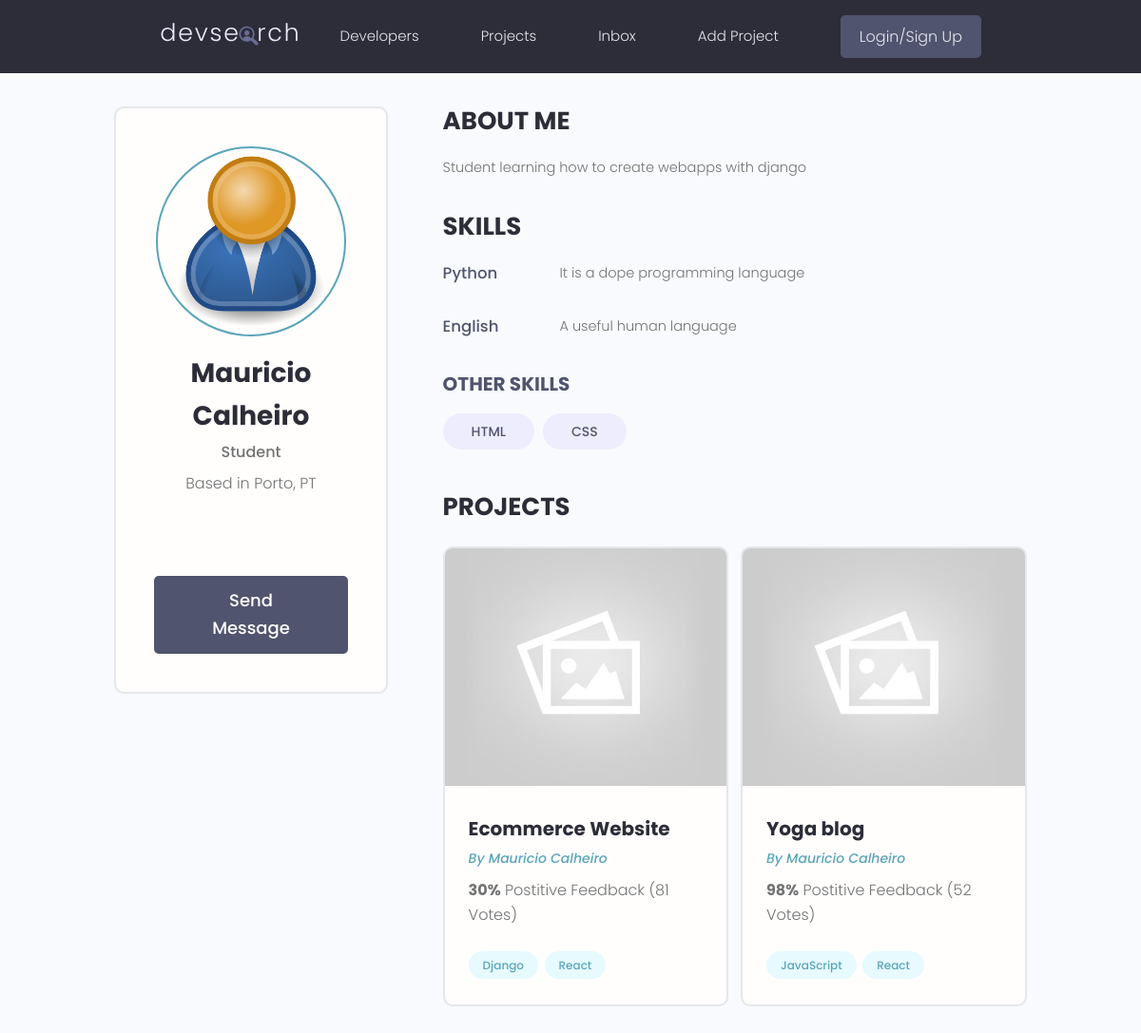
/profile/7011244f-f736-40b1-a707-8a061bf98466/, run on an earlier commit of the app's database.
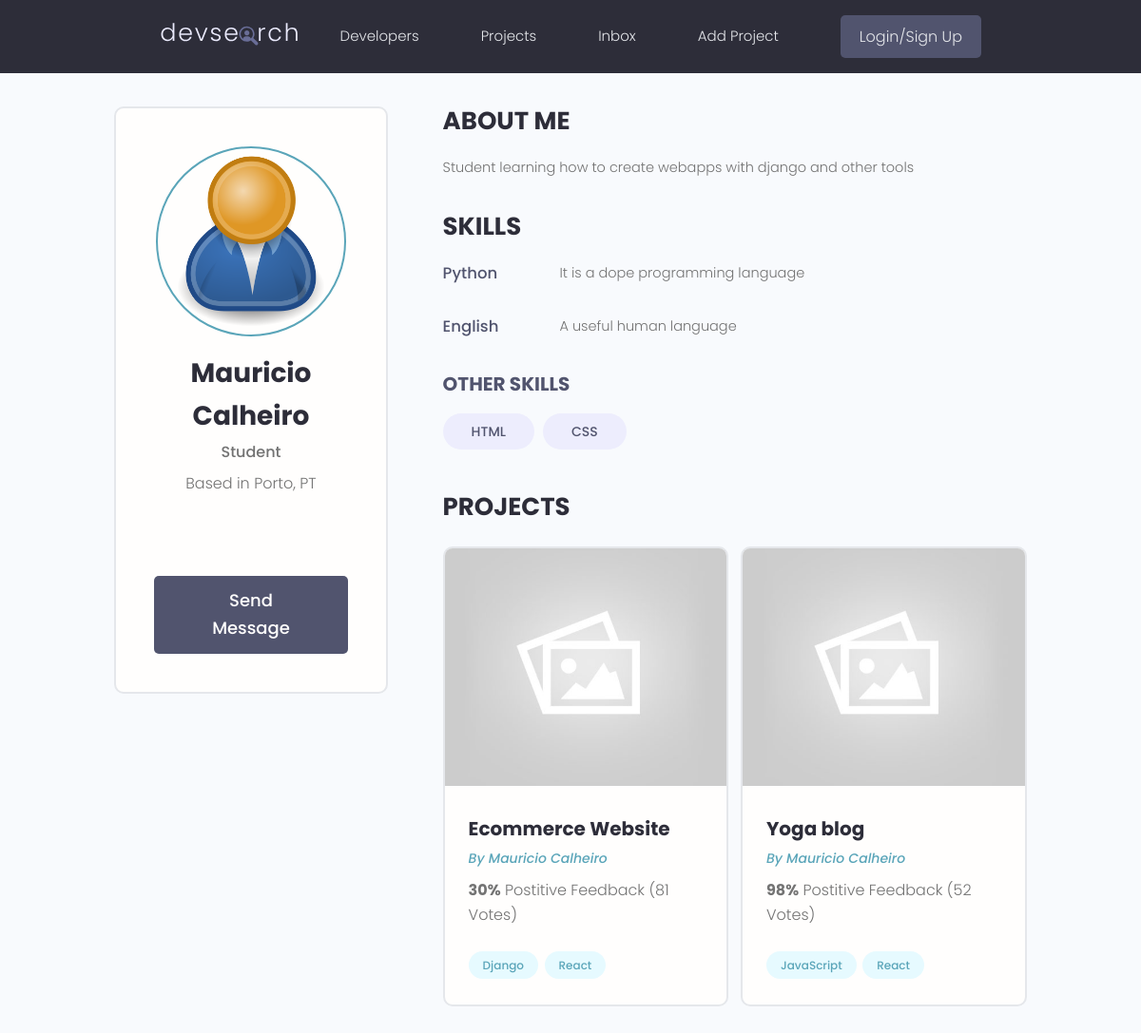
And on a later commit of the database.
### users/models.py (models this page shows, shortened)
class Profile(models.Model):
    user = models.OneToOneField(User, on_delete=models.CASCADE, null=True, blank=True)
    name = models.CharField(max_length=200, blank=True, null=True)
    email = models.EmailField(max_length=500, blank=True, null=True)
    username = models.CharField(max_length=200, blank=True, null=True)
    location = models.CharField(max_length=200, blank=True, null=True)
    short_intro = models.CharField(max_length=200, blank=True, null=True)
    bio = models.TextField(blank=True, null=True)
    profile_image = models.ImageField(blank=True, null=True, upload_to='profiles/', default='profiles/user-default.png')
    social_github = models.CharField(max_length=200, blank=True, null=True)
    social_twitter = models.CharField(max_length=200, blank=True, null=True)
    social_linkedin = models.CharField(max_length=200, blank=True, null=True)
    social_youtube = models.CharField(max_length=200, blank=True, null=True)
    social_website = models.CharField(max_length=200, blank=True, null=True)
    created = models.DateField(auto_now_add=True)
    id = models.UUIDField(default=uuid.uuid4, unique=True, primary_key=True, editable=False)

### users/views.py (the view)
# urls.py: path('profile/<str:pk>/', views.userProfile, name='user-profile'),
def userProfile(request, pk):
    profile = Profile.objects.get(id=pk)
    topSkills = profile.skill_set.exclude(description__exact='')
    otherSkills = profile.skill_set.filter(description='')
    context = {'profile':profile, 'topSkills':topSkills, 'otherSkills':otherSkills}
    return render(request, 'users/user-profile.html', context=context)

### projects/models.py (called while the page is built)
    def __str__(self):
        return self.name

### users/templates/users/user-profile.html (shortened to what this page needs)
{% extends 'main.html' %}
{% block content %}
  <main class="profile my-md">
    <div class="container">
      <div class="layout">
        <div class="column column--1of3">
          <div class="card text-center">
            <div class="card__body dev">
              <img class="avatar avatar--xl" src="{{profile.profile_image.url}}" />
              <h2 class="dev__name">{{profile.name}}</h2>
              <p class="dev__title">{{profile.short_intro|slice:'60'}}</p>
              <p class="dev__location">Based in {{profile.location}}</p>
              <ul class="dev__social">
              </ul>
              <a href="#" class="btn btn--sub btn--lg">Send Message </a>
            </div>
          </div>
        </div>
        <div class="column column--2of3">
          <div class="devInfo">
            <h3 class="devInfo__title">About Me</h3>
            <p class="devInfo__about">{{profile.bio}}</p>
          </div>
          <div class="devInfo">
            <h3 class="devInfo__title">Skills</h3>
            <div class="devInfo__skills">
                {% for skill in topSkills %}
                <div class="devSkill">
                  <h4 class="devSkill__title">{{skill.name}}</h4>
                  <p class="devSkill__info">{{skill.description}}</p>
                </div>
                {% endfor %}
                <h3 class="devInfo__subtitle">Other Skills</h3>
                <div class="devInfo__otherSkills">
                {% for skill in otherSkills %}
                  <span class="tag tag--pill tag--sub tag--lg">
                    <small>{{skill.name}}</small>
                  </span>
                  {% endfor %}
                </div>
            </div>
          </div>
          <div class="devInfo">
            <h3 class="devInfo__title">Projects</h3>
            <div class="grid grid--two">
                {% for project in profile.project_set.all %}
                <div class="column">
                  <div class="card project">
                    <a href="{% url 'project' project.id %}" class="project">
                      <img class="project__thumbnail" src="{{project.featured_image.url}}" alt="project thumbnail" />
                      <div class="card__body">
                        <h3 class="project__title">{{project.title}}</h3>
                        <p><a class="project__author" href="{% url 'user-profile' profile.id %}">By {{project.owner.name}}</a></p>
                        <p class="project--rating">
                          <span style="font-weight: bold;">{{project.vote_ratio}}%</span> Postitive
                          Feedback ({{project.vote_total}} Vote{{project.vote_total|pluralize:"s"}})
                        </p>
                        <div class="project__tags">
                            {% for tag in project.tags.all %}
                            <span class="tag tag--pill tag--main">
                              <small>{{tag}}</small>
                            </span>
                            {% endfor %}
                        </div>
                      </div>
                    </a>
                  </div>
                </div>
                {% endfor %}
            </div>
          </div>
        </div>
      </div>
    </div>
  </main>
{% endblock content %}

What changed in the data, as far as the page shows it:
changed Profile "Mauricio Calheiro": bio "Student learning how to create webapps with django" → "Student learning how to create webapps with django and other tools"
